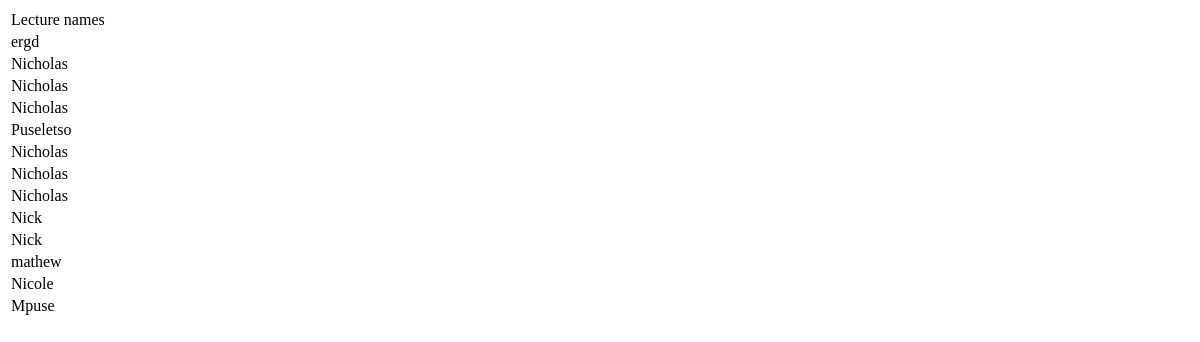
The app's page /viewLecture.php, older data.
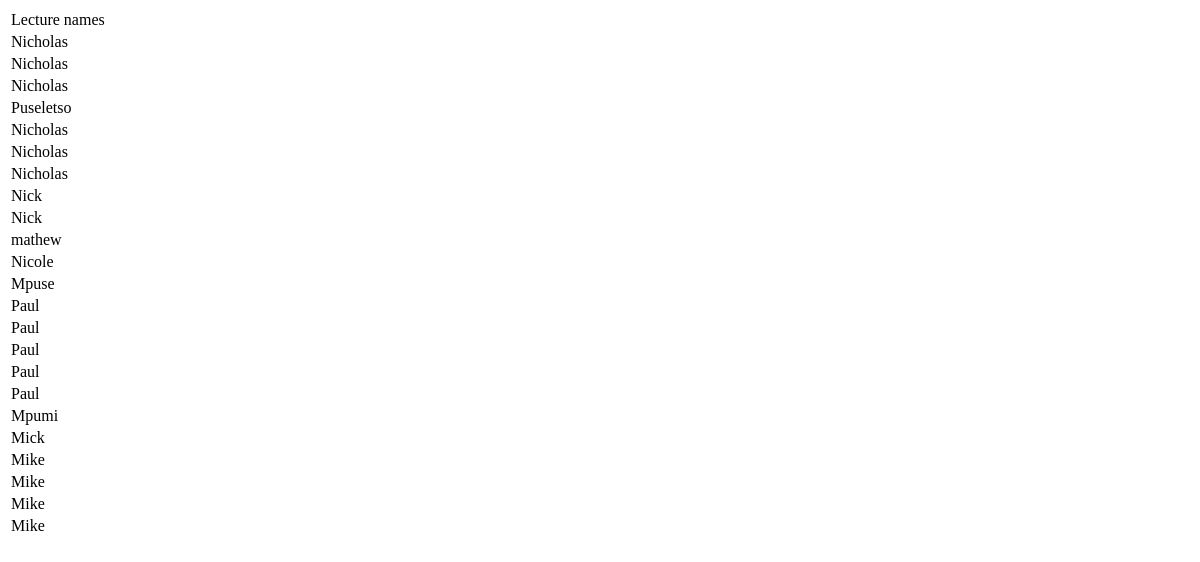
The same page, newer data.
### tables this page shows
CREATE TABLE `users` (
  `user_id` int(6) NOT NULL,
  `staff_number` varchar(255) NOT NULL,
  `first_name` varchar(255) NOT NULL,
  `last_name` varchar(255) NOT NULL,
  `id_number` varchar(255) NOT NULL,
  `email_address` varchar(255) NOT NULL,
  `gender` varchar(255) NOT NULL,
  `phone_number` varchar(255) NOT NULL,
  `job_title` varchar(255) NOT NULL,
  `faculty` varchar(255) NOT NULL,
  `password` varchar(255) NOT NULL
);

### viewLecture.php (the view, shortened to what this page needs)
<?php
include_once 'connection.php';
$result = mysqli_query($conn,"SELECT * FROM users");
?>
<!DOCTYPE html>
<html>
 <head>
 </head>
<body>
<?php
if (mysqli_num_rows($result) > 0) {
?>
  <table>
  <tr>
    <td>Lecture names</td>
  </tr>
<?php
while($row = mysqli_fetch_array($result)) {
?>
<tr>
    <td><?php echo $row["first_name"]; ?></td>
</tr>
<?php
}
?>
</table>
 <?php
}
else{
    echo "No result found";
}
?>
 </body>
</html>

Row changes from the older to the newer data that the page shows:
removed users: first_name "ergd"
added users: first_name "Paul"
added users: first_name "Paul"
added users: first_name "Paul"
added users: first_name "Paul"
added users: first_name "Paul"
added users: first_name "Mpumi"
added users: first_name "Mick"
added users: first_name "Mike"
added users: first_name "Mike"
added users: first_name "Mike"
added users: first_name "Mike"
